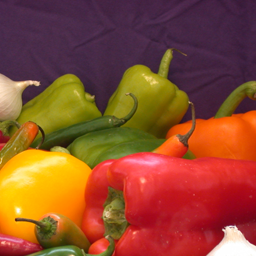
#> input picture Lab3/peppers256.png, 256 x 256 px
$ python a.py
#> lines starting #> are read from the running program, lines starting #| are printed output that depends on the picture
#!/usr/bin/env python3
# -*- coding: utf-8 -*-
"""
Created on Sat Mar 28 14:40:39 2020

@author: lizeth
"""

import cv2 as cv
import numpy as np
#import math
#-------------------------------------------------------------------

def rgb2ycbcr(im):
    #Recibe como parametro unaa imagen a COLOR
    #Define un array vacio para ycbcr
    ycbcr = np.empty_like(im)

    #extrae los canales r,g,b
    r = im[:,:,0]
    g = im[:,:,1]
    b = im[:,:,2]

    # Y
    #ycbcr[:,:,0] = .299 * r + .587 * g + .114 * b
    # Cb
    #ycbcr[:,:,1] = 128 - .168736 * r - .331264 * g + .500 * b
    # Cr
    #ycbcr[:,:,2] = 128 + .5 * r - .418688 * g - .081312 * b

    ycbcr[:,:,0] = 0.257 * r + 0.504 * g + (0.098 * b +16)
    # Cb
    ycbcr[:,:,1] = - 0.148 * r - 0.291 * g +  (0.439 * b +128)
    # Cr
    ycbcr[:,:,2] = 0.439 * r - 0.368 * g - (0.071 * b +128)

    return np.uint8(ycbcr)

def ycbcr2rgb(im):

    rgb=np.empty_like(im)
    y = im[:,:,0]
    cb = im[:,:,1]
    cr = im[:,:,2]

    #rgb[:,:,0]=  y + 0 * (cb - 128) +  1.402 * (cr - 128)
    #rgb[:,:,1]=  y - 0.34414 * (cb - 128) - 0.71414 * (cr - 128)
    #rgb[:,:,2]=  y + 1.772 *(cb - 128) +  0 * (cr - 128)

    rgb[:,:,0]=  y + 1.402 * (cr - 128)
    rgb[:,:,1]=  y - 0.344 * (cb - 128) - 0.714 * (cr - 128)
    rgb[:,:,2]=  y + 1.772 *(cb - 128)
    return np.uint8(rgb)


def rgb_to_cmy(im):
    #Recibe como parametro unaa imagen a COLOR
    #Define un array vacio para cmy
    cmy = np.empty_like(im)

    r = im[:,:,0]
    g = im[:,:,1]
    b = im[:,:,2]

    cmy[:,:,0] = (1 - r)
    cmy[:,:,1] = (1 - g)
    cmy[:,:,2] = (1 - b)

    return np.uint8(cmy)

def cmy_to_rgb(im):
    rgb = np.empty_like(im)

    c = im[:,:,0]
    m = im[:,:,1]
    y = im[:,:,2]

    rgb[:,:,0] = (1 - c)
    rgb[:,:,1] = (1 - m)
    rgb[:,:,2] = (1 - y)
    return np.uint8(rgb)


#-------------------------------------------------------------------------------------------------

# Import color picture
img = cv.imread('peppers256.png', 1)
#> img is the input picture: shape (256, 256, 3); mean B, G, R 46.5, 76.5, 141.3

#----------------------------------MODELO 1 YCBCR--------------------------------------------------------
img_ycbcr = rgb2ycbcr(img)
img_rgb=ycbcr2rgb(img_ycbcr)
model1 = cv.hconcat([img,img_ycbcr,img_rgb])
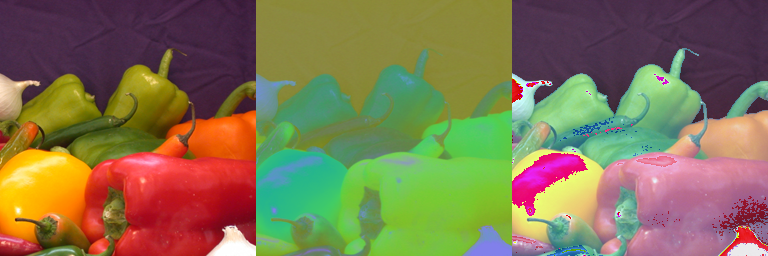
#> model1: shape (256, 768, 3); mean B, G, R 81.4, 117.5, 129.5
cv.imshow('ORIGINAL / RGB -> YCBCR / YCBCR -> RGB',model1)

#----------------------------------MODELO 2 CMY--------------------------------------------------------
img_cmy = rgb_to_cmy(img)
#> in rgb_to_cmy, `cmy[:,:,2] = (1 - b)`:
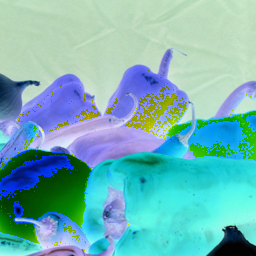
#> cmy: shape (256, 256, 3); mean of channels 0, 1, 2 182.7, 180.5, 115.7; drawn as B, G, R
img_bgr = cmy_to_rgb(img_cmy)
#> in cmy_to_rgb, `c = im[:,:,0]`:
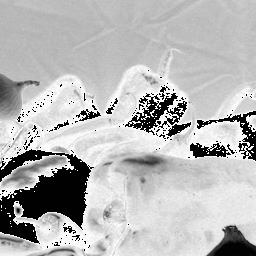
#> c: shape (256, 256); min 0, max 255, mean 182.7
#> in cmy_to_rgb, `m = im[:,:,1]`:
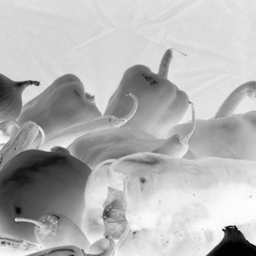
#> m: shape (256, 256); min 2, max 255, mean 180.5
#> in cmy_to_rgb, `y = im[:,:,2]`:
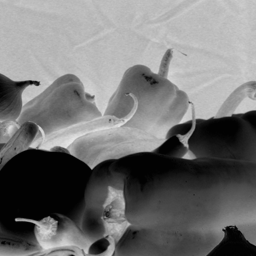
#> y: shape (256, 256); min 2, max 231, mean 115.7
#> in cmy_to_rgb, `rgb[:,:,1] = (1 - m)`:
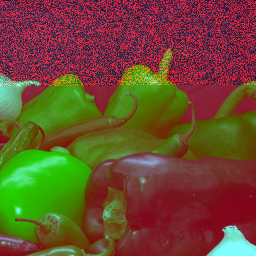
#> rgb: shape (256, 256, 3); mean of channels 0, 1, 2 46.5, 76.5, 108.4; drawn as B, G, R
model2 = cv.hconcat([img,img_cmy,img_bgr])
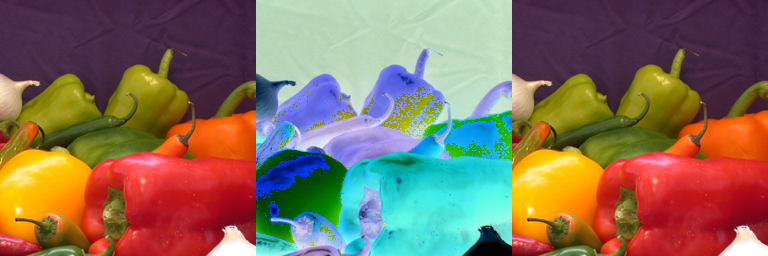
#> model2: shape (256, 768, 3); mean B, G, R 91.9, 111.2, 132.8
cv.imshow('ORIGINAL / RGB -> CMY / CMY -> RGB',model2)

cv.waitKey(0)
cv.destroyAllWindows()
